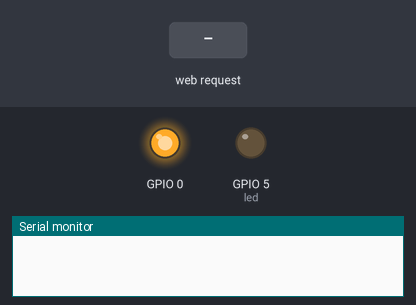
Simulated run of this sketch. Board: ESP8266 (NodeMCU). On the bench: output pins drawn as LEDs (lit = HIGH), the last lines printed to the serial monitor. The inputs (shaded band) are chosen by the test bench. WiFi joins after 1.5 s; servers stay silent unless stated.

Above: at 2.7 s.
2.8 s: HTTP request GET /dance received
At 3.9 s:
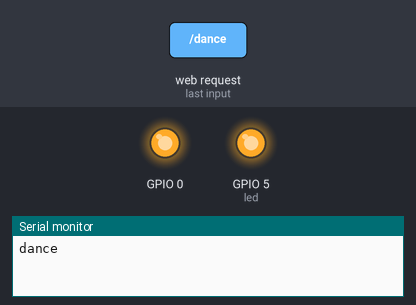
4.3 s: HTTP request GET / received
At 5.0 s:
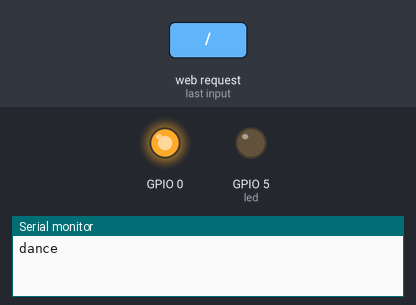
Timing chart, 0 to 7.3 s (numbered marks = the images above; inputs shaded):
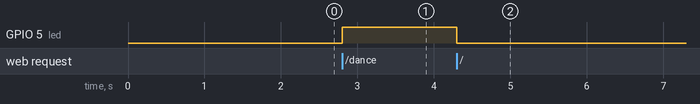

The sketch:

ESP_Pass_String.ino
```cpp
#include <ESP8266WiFi.h>
#include <WiFiClient.h>
#include <ESP8266WebServer.h>
#include <ESP8266mDNS.h>

const char* ssid = "Network";
const char* password = "Password";

ESP8266WebServer server(82);

const int led = 5; //Pin 5 on ESP8266 Thing Dev, Pin 13 on others

void handleRoot() {
  digitalWrite(led, 1);
  server.send(200, "text/plain", "hello from esp8266!");
  digitalWrite(led, 0);
}

void handleNotFound(){
  //Serial.print( "Not found: " );
  Serial.println( server.uri().substring(1) );

  digitalWrite(led, 1);
  server.send(200, "text/plain", "command sent to robot");
  /*
  String message = "File Not Found\n\n";
  message += "URI: ";
  message += server.uri();
  message += "\nMethod: ";
  message += (server.method() == HTTP_GET)?"GET":"POST";
  message += "\nArguments: ";
  message += server.args();
  message += "\n";
  for (uint8_t i=0; i<server.args(); i++){
    message += " " + server.argName(i) + ": " + server.arg(i) + "\n";
  }

  //Serial.println( message );

  server.send(404, "text/plain", message);
  */
  digitalWrite(led, 0);
}

void setup(void){
  pinMode(0, OUTPUT);
  digitalWrite(0, HIGH);

  pinMode(led, OUTPUT);
  digitalWrite(led, 0);
  Serial.begin(115200);
  WiFi.begin(ssid, password);
  //Serial.println("");

  // Wait for connection
  while (WiFi.status() != WL_CONNECTED) {
    delay(500);
    //Serial.print(".");
  }
  //Serial.println("");
  //Serial.print("Connected to ");
  //Serial.println(ssid);
  //Serial.print("IP address: ");
  //Serial.println(WiFi.localIP());

  if (MDNS.begin("chipe")) {
    //Serial.println("MDNS responder started");
  }

  server.on("/", handleRoot);

  server.on("/inline", [](){
    server.send(200, "text/plain", "this works as well");
  });

  server.on("/dance", [](){
    digitalWrite(led, 1);
    Serial.println( "dance" );
    server.send(200, "text/plain", "dancing");
  });

  server.onNotFound(handleNotFound);

  server.begin();
  //Serial.println("HTTP server started");
}

void loop(void){
  server.handleClient();
}
```

Measured:
- after the input at 2.8 s, GPIO 5 (led): LOW → HIGH at once
- after the input at 4.3 s, GPIO 5 (led): HIGH → LOW at once
